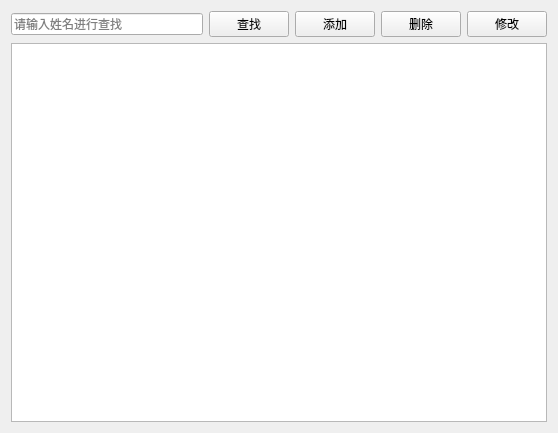
<?xml version="1.0" encoding="UTF-8"?>
<ui version="4.0">
 <class>PatientView</class>
 <widget class="QWidget" name="PatientView">
  <property name="geometry">
   <rect>
    <x>0</x>
    <y>0</y>
    <width>558</width>
    <height>433</height>
   </rect>
  </property>
  <property name="windowTitle">
   <string>患者管理</string>
  </property>
  <layout class="QGridLayout" name="gridLayout">
   <item row="0" column="0">
    <layout class="QHBoxLayout" name="horizontalLayout">
     <item>
      <widget class="QLineEdit" name="txtSearch">
       <property name="placeholderText">
        <string>请输入姓名进行查找</string>
       </property>
      </widget>
     </item>
     <item>
      <widget class="QPushButton" name="btSearch">
       <property name="text">
        <string>查找</string>
       </property>
       <property name="icon">
        <iconset resource="lab3.qrc">
         <normaloff>:/img/search.png</normaloff>:/img/search.png</iconset>
       </property>
      </widget>
     </item>
     <item>
      <widget class="QPushButton" name="btAdd">
       <property name="text">
        <string>添加</string>
       </property>
       <property name="icon">
        <iconset resource="lab3.qrc">
         <normaloff>:/img/add.png</normaloff>:/img/add.png</iconset>
       </property>
      </widget>
     </item>
     <item>
      <widget class="QPushButton" name="btDelete">
       <property name="text">
        <string>删除</string>
       </property>
       <property name="icon">
        <iconset resource="lab3.qrc">
         <normaloff>:/img/delete.png</normaloff>:/img/delete.png</iconset>
       </property>
      </widget>
     </item>
     <item>
      <widget class="QPushButton" name="btEdit">
       <property name="text">
        <string>修改</string>
       </property>
       <property name="icon">
        <iconset resource="lab3.qrc">
         <normaloff>:/img/edit.png</normaloff>:/img/edit.png</iconset>
       </property>
      </widget>
     </item>
    </layout>
   </item>
   <item row="1" column="0">
    <widget class="QTableView" name="tableView"/>
   </item>
  </layout>
 </widget>
 <resources>
  <include location="lab3.qrc"/>
 </resources>
 <connections/>
</ui>
